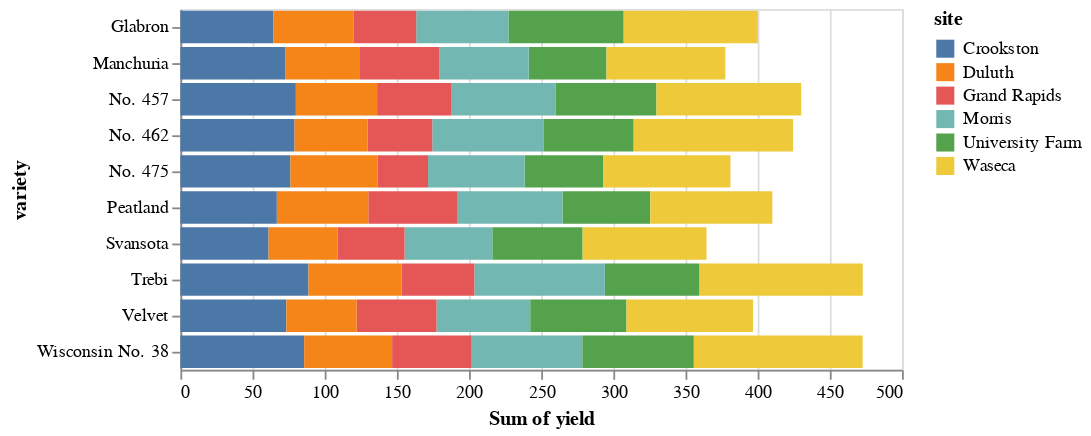

The cell this chart's notebook holds for it:
### Code cell
source = data.barley()

alt.Chart(source).mark_bar().encode(
    x='sum(yield)',
    y='variety',
    color='site'
)

### Figure 1 — Vega-Lite specification as saved in the notebook (floating-point values rounded to 4 significant figures)
{"config": {"view": {"continuousWidth": 400, "continuousHeight": 300}}, "data": {"name": "data-093ece8c35bb2d41094cfb6138ec810b"}, "mark": "bar", "encoding": {"color": {"type": "nominal", "field": "site"}, "x": {"type": "quantitative", "aggregate": "sum", "field": "yield"}, "y": {"type": "nominal", "field": "variety"}}, "$schema": "https://vega.github.io/schema/vega-lite/v4.8.1.json", "datasets": {"data-093ece8c35bb2d41094cfb6138ec810b": [{"yield": 27.0, "variety": "Manchuria", "year": 1931, "site": "University Farm"}, {"yield": 48.87, "variety": "Manchuria", "year": 1931, "site": "Waseca"}, {"yield": 27.43, "variety": "Manchuria", "year": 1931, "site": "Morris"}, {"yield": 39.93, "variety": "Manchuria", "year": 1931, "site": "Crookston"}, {"yield": 32.97, "variety": "Manchuria", "year": 1931, "site": "Grand Rapids"}, {"yield": 28.97, "variety": "Manchuria", "year": 1931, "site": "Duluth"}, {"yield": 43.07, "variety": "Glabron", "year": 1931, "site": "University Farm"}, {"yield": 55.2, "variety": "Glabron", "year": 1931, "site": "Waseca"}, {"yield": 28.77, "variety": "Glabron", "year": 1931, "site": "Morris"}, {"yield": 38.13, "variety": "Glabron", "year": 1931, "site": "Crookston"}, {"yield": 29.13, "variety": "Glabron", "year": 1931, "site": "Grand Rapids"}, {"yield": 29.67, "variety": "Glabron", "year": 1931, "site": "Duluth"}, {"yield": 35.13, "variety": "Svansota", "year": 1931, "site": "University Farm"}, {"yield": 47.33, "variety": "Svansota", "year": 1931, "site": "Waseca"}, {"yield": 25.77, "variety": "Svansota", "year": 1931, "site": "Morris"}, {"yield": 40.47, "variety": "Svansota", "year": 1931, "site": "Crookston"}, {"yield": 29.67, "variety": "Svansota", "year": 1931, "site": "Grand Rapids"}, {"yield": 25.7, "variety": "Svansota", "year": 1931, "site": "Duluth"}, {"yield": 39.9, "variety": "Velvet", "year": 1931, "site": "University Farm"}, {"yield": 50.23, "variety": "Velvet", "year": 1931, "site": "Waseca"}, {"yield": 26.13, "variety": "Velvet", "year": 1931, "site": "Morris"}, {"yield": 41.33, "variety": "Velvet", "year": 1931, "site": "Crookston"}, {"yield": 23.03, "variety": "Velvet", "year": 1931, "site": "Grand Rapids"}, {"yield": 26.3, "variety": "Velvet", "year": 1931, "site": "Duluth"}, {"yield": 36.57, "variety": "Trebi", "year": 1931, "site": "University Farm"}, {"yield": 63.83, "variety": "Trebi", "year": 1931, "site": "Waseca"}, {"yield": 43.77, "variety": "Trebi", "year": 1931, "site": "Morris"}, {"yield": 46.93, "variety": "Trebi", "year": 1931, "site": "Crookston"}, {"yield": 29.77, "variety": "Trebi", "year": 1931, "site": "Grand Rapids"}, {"yield": 33.93, "variety": "Trebi", "year": 1931, "site": "Duluth"}, {"yield": 43.27, "variety": "No. 457", "year": 1931, "site": "University Farm"}, {"yield": 58.1, "variety": "No. 457", "year": 1931, "site": "Waseca"}, {"yield": 28.7, "variety": "No. 457", "year": 1931, "site": "Morris"}, {"yield": 45.67, "variety": "No. 457", "year": 1931, "site": "Crookston"}, {"yield": 32.17, "variety": "No. 457", "year": 1931, "site": "Grand Rapids"}, {"yield": 33.6, "variety": "No. 457", "year": 1931, "site": "Duluth"}, {"yield": 36.6, "variety": "No. 462", "year": 1931, "site": "University Farm"}, {"yield": 65.77, "variety": "No. 462", "year": 1931, "site": "Waseca"}, {"yield": 30.37, "variety": "No. 462", "year": 1931, "site": "Morris"}, {"yield": 48.57, "variety": "No. 462", "year": 1931, "site": "Crookston"}, {"yield": 24.93, "variety": "No. 462", "year": 1931, "site": "Grand Rapids"}, {"yield": 28.1, "variety": "No. 462", "year": 1931, "site": "Duluth"}, {"yield": 32.77, "variety": "Peatland", "year": 1931, "site": "University Farm"}, {"yield": 48.57, "variety": "Peatland", "year": 1931, "site": "Waseca"}, {"yield": 29.87, "variety": "Peatland", "year": 1931, "site": "Morris"}, {"yield": 41.6, "variety": "Peatland", "year": 1931, "site": "Crookston"}, {"yield": 34.7, "variety": "Peatland", "year": 1931, "site": "Grand Rapids"}, {"yield": 32.0, "variety": "Peatland", "year": 1931, "site": "Duluth"}, {"yield": 24.67, "variety": "No. 475", "year": 1931, "site": "University Farm"}, {"yield": 46.77, "variety": "No. 475", "year": 1931, "site": "Waseca"}, {"yield": 22.6, "variety": "No. 475", "year": 1931, "site": "Morris"}, {"yield": 44.1, "variety": "No. 475", "year": 1931, "site": "Crookston"}, {"yield": 19.7, "variety": "No. 475", "year": 1931, "site": "Grand Rapids"}, {"yield": 33.07, "variety": "No. 475", "year": 1931, "site": "Duluth"}, {"yield": 39.3, "variety": "Wisconsin No. 38", "year": 1931, "site": "University Farm"}, {"yield": 58.8, "variety": "Wisconsin No. 38", "year": 1931, "site": "Waseca"}, {"yield": 29.47, "variety": "Wisconsin No. 38", "year": 1931, "site": "Morris"}, {"yield": 49.87, "variety": "Wisconsin No. 38", "year": 1931, "site": "Crookston"}, {"yield": 34.47, "variety": "Wisconsin No. 38", "year": 1931, "site": "Grand Rapids"}, {"yield": 31.6, "variety": "Wisconsin No. 38", "year": 1931, "site": "Duluth"}, {"yield": 26.9, "variety": "Manchuria", "year": 1932, "site": "University Farm"}, {"yield": 33.47, "variety": "Manchuria", "year": 1932, "site": "Waseca"}, {"yield": 34.37, "variety": "Manchuria", "year": 1932, "site": "Morris"}, {"yield": 32.97, "variety": "Manchuria", "year": 1932, "site": "Crookston"}, {"yield": 22.13, "variety": "Manchuria", "year": 1932, "site": "Grand Rapids"}, {"yield": 22.57, "variety": "Manchuria", "year": 1932, "site": "Duluth"}, {"yield": 36.8, "variety": "Glabron", "year": 1932, "site": "University Farm"}, {"yield": 37.73, "variety": "Glabron", "year": 1932, "site": "Waseca"}, {"yield": 35.13, "variety": "Glabron", "year": 1932, "site": "Morris"}, {"yield": 26.17, "variety": "Glabron", "year": 1932, "site": "Crookston"}, {"yield": 14.43, "variety": "Glabron", "year": 1932, "site": "Grand Rapids"}, {"yield": 25.87, "variety": "Glabron", "year": 1932, "site": "Duluth"}, {"yield": 27.43, "variety": "Svansota", "year": 1932, "site": "University Farm"}, {"yield": 38.5, "variety": "Svansota", "year": 1932, "site": "Waseca"}, {"yield": 35.03, "variety": "Svansota", "year": 1932, "site": "Morris"}, {"yield": 20.63, "variety": "Svansota", "year": 1932, "site": "Crookston"}, {"yield": 16.63, "variety": "Svansota", "year": 1932, "site": "Grand Rapids"}, {"yield": 22.23, "variety": "Svansota", "year": 1932, "site": "Duluth"}, {"yield": 26.8, "variety": "Velvet", "year": 1932, "site": "University Farm"}, {"yield": 37.4, "variety": "Velvet", "year": 1932, "site": "Waseca"}, {"yield": 38.83, "variety": "Velvet", "year": 1932, "site": "Morris"}, {"yield": 32.07, "variety": "Velvet", "year": 1932, "site": "Crookston"}, {"yield": 32.23, "variety": "Velvet", "year": 1932, "site": "Grand Rapids"}, {"yield": 22.47, "variety": "Velvet", "year": 1932, "site": "Duluth"}, {"yield": 29.07, "variety": "Trebi", "year": 1932, "site": "University Farm"}, {"yield": 49.23, "variety": "Trebi", "year": 1932, "site": "Waseca"}, {"yield": 46.63, "variety": "Trebi", "year": 1932, "site": "Morris"}, {"yield": 41.83, "variety": "Trebi", "year": 1932, "site": "Crookston"}, {"yield": 20.63, "variety": "Trebi", "year": 1932, "site": "Grand Rapids"}, {"yield": 30.6, "variety": "Trebi", "year": 1932, "site": "Duluth"}, {"yield": 26.43, "variety": "No. 457", "year": 1932, "site": "University Farm"}, {"yield": 42.2, "variety": "No. 457", "year": 1932, "site": "Waseca"}, {"yield": 43.53, "variety": "No. 457", "year": 1932, "site": "Morris"}, {"yield": 34.33, "variety": "No. 457", "year": 1932, "site": "Crookston"}, {"yield": 19.47, "variety": "No. 457", "year": 1932, "site": "Grand Rapids"}, {"yield": 22.7, "variety": "No. 457", "year": 1932, "site": "Duluth"}, {"yield": 25.57, "variety": "No. 462", "year": 1932, "site": "University Farm"}, {"yield": 44.7, "variety": "No. 462", "year": 1932, "site": "Waseca"}, {"yield": 47.0, "variety": "No. 462", "year": 1932, "site": "Morris"}, {"yield": 30.53, "variety": "No. 462", "year": 1932, "site": "Crookston"}, {"yield": 19.9, "variety": "No. 462", "year": 1932, "site": "Grand Rapids"}, {"yield": 22.5, "variety": "No. 462", "year": 1932, "site": "Duluth"}, {"yield": 28.07, "variety": "Peatland", "year": 1932, "site": "University Farm"}, {"yield": 36.03, "variety": "Peatland", "year": 1932, "site": "Waseca"}, {"yield": 43.2, "variety": "Peatland", "year": 1932, "site": "Morris"}, {"yield": 25.23, "variety": "Peatland", "year": 1932, "site": "Crookston"}, {"yield": 26.77, "variety": "Peatland", "year": 1932, "site": "Grand Rapids"}, {"yield": 31.37, "variety": "Peatland", "year": 1932, "site": "Duluth"}, {"yield": 30.0, "variety": "No. 475", "year": 1932, "site": "University Farm"}, {"yield": 41.27, "variety": "No. 475", "year": 1932, "site": "Waseca"}, {"yield": 44.23, "variety": "No. 475", "year": 1932, "site": "Morris"}, {"yield": 32.13, "variety": "No. 475", "year": 1932, "site": "Crookston"}, {"yield": 15.23, "variety": "No. 475", "year": 1932, "site": "Grand Rapids"}, {"yield": 27.37, "variety": "No. 475", "year": 1932, "site": "Duluth"}, {"yield": 38.0, "variety": "Wisconsin No. 38", "year": 1932, "site": "University Farm"}, {"yield": 58.17, "variety": "Wisconsin No. 38", "year": 1932, "site": "Waseca"}, {"yield": 47.17, "variety": "Wisconsin No. 38", "year": 1932, "site": "Morris"}, {"yield": 35.9, "variety": "Wisconsin No. 38", "year": 1932, "site": "Crookston"}, {"yield": 20.67, "variety": "Wisconsin No. 38", "year": 1932, "site": "Grand Rapids"}, {"yield": 29.33, "variety": "Wisconsin No. 38", "year": 1932, "site": "Duluth"}]}}
